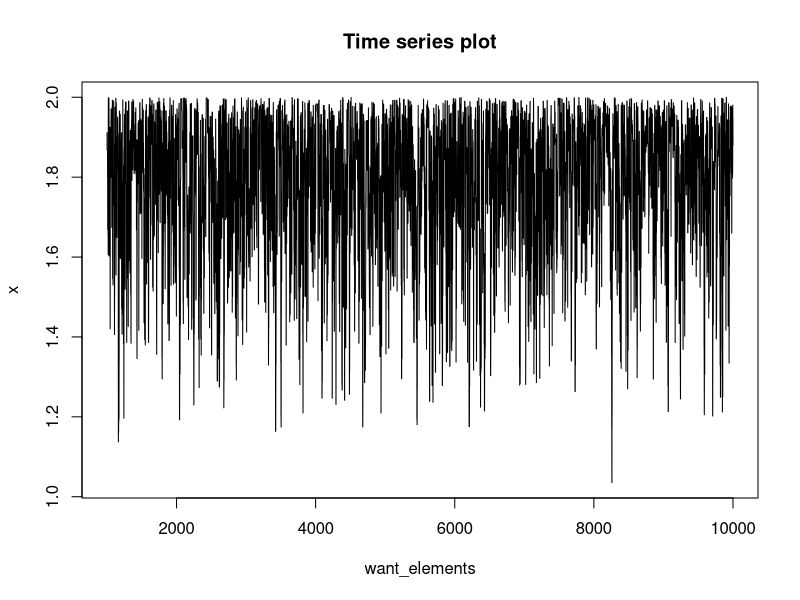
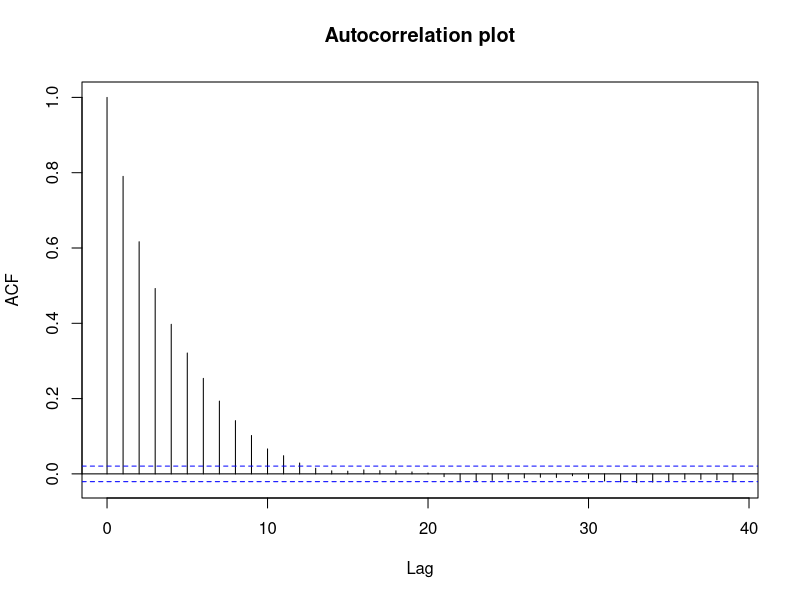

These figures' R source, in order:
# Clear all variables before starting
rm(list = ls())




# SECTION 1 #
#------------------------------------------------------------------------------#
# Defining a function / macro that will facilitate the operations of the
# Metropolis-Hastings algorithm. Parameter definitions
    # n = number of elements of the chain
    # start = initial state of the chain
    # proposal_sd = sigma


# 1.1 - Defining the function / macro 
MetHat <- function(n, start, proposal_sd){
  
    # 1.1a - Create blank vectors
    x <- rep(NA, n)
    accepted <- rep(NA, n)
    
    
    # 1.1b - Initialize the chain
    x[1] <- start
    accepted[1] <- 1
    
    
    # 1.1c - Obtain the elements of the sequence {X^(t)}_{t=2}^n
    for (i in 2:n){
      
      
        # 1.1c1 - Draw a proposed state y from the proposal density 
        #         q(x,.) = N(x_{t-1}, proposal_sd)
        y <- rnorm(1, mean=x[i-1], sd=proposal_sd)
        
        # 1.1c2 - Define f(y)
        if (y >= 1 && y <= 2) fy <- y^2 * (1-y)^2 else fy <- 0
        
        # 1.1c3 - Define f(x)
        if (x[i-1] >= 1 && x[i-1] <= 2) fx <- x[i-1]^2 * (1-x[i-1])^2 else fx <- 0
        
        # 1.1c3 - Define acceptance ratio
        r <- fy / fx
        
        # 1.1c4 - Define the acceptance probability
        aprob <- min(1,r)
        
        # 1.1c5 - Define uniform random variable
        u <- runif(1)
        
        # 1.1c6 - Determine if proposed state is accepted or rejected
        # If acceptance probability >= uniform random variable, accept proposed state
        # If acceptance probability <  uniform random variable, reject proposed state
        if (aprob >= u) x[i] <- y
        if (aprob <  u) x[i] <- x[i-1]
        
        # 1.1c7 - Append result to accepted vector
        # If acceptance probability >= uniform random variable, accept proposed state
        # If acceptance probability <  uniform random variable, reject proposed state
        if (aprob >= u) accepted[i] <- 1
        if (aprob <  u) accepted[i] <- 0
      
    }
    
    # 1.1d - Return list of states and accept-reject occurrences
    return(list(x=x, accepted=accepted))

}



    # There are two outputs of this function / macro:
    # $x        -  A list of all the elements produced in the chain
    # $accepted -  A binary list of whether each proposed state was accepted or 
    #              rejected in each iteration







# SECTION 2 #
#------------------------------------------------------------------------------#
# Running the function / macro produced in the previous section and analyzing results


# 2.1a - Define burn-in and number of elements of the chain to use after the
# burn-in has occurred.
burnin  <- 1000
mcmc    <- 9000



# 2.1b - Running the function / macro defined in the previous section. 
# Results are saved in a list object called MH_Output
set.seed(12345)
MH_Output <- MetHat(burnin + mcmc, start = 1.5, proposal_sd = 0.25)



# 2.1c - Specify the acceptance rate.
acceptance_rate <- mean(MH_Output$accepted)
acceptance_rate



# 2.1d - Create a time series plot of all elements in the chain AFTER the burn-in
want_elements <- (burnin + 1):(burnin + mcmc)
plot(want_elements, MH_Output$x[want_elements], type = "l",
     main = "Time series plot", ylab = "x")



# 2.1e - Create autocorrelation plot of all elements in the chain after the burn-in
acf(MH_Output$x[want_elements], main = "Autocorrelation plot")






# SECTION 3 #
#------------------------------------------------------------------------------#
# Performing simple Monte Carlo integration

# 3.1a - Refining the elements of the chain produced by the Metropolis-Hastings
# algorithm to just the elements after the burn-in
post_burn <- tail(MH_Output$x, mcmc)



# 3.1b - Calculate approximate value of E[X]
g1 <- function(x){ x }
barg1 = sum(g1(post_burn)) / mcmc
barg1

  Expx <- barg1
  Expx
  
  # E[X] \approx 1.789856
  # This is very close to the true value of 1.790


  
# 3.1c - Calculate approximate value of E[X^2]
g2 <- function(x){ x^2 }
barg2 = sum(g2(post_burn)) / mcmc
barg2

  Expx_squared <- barg2
  Expx_squared
  
  # E[X^2] \approx 3.234712
  # This is very close to the true value of 3.235

  
  
  
# 3.1d - Calculate approximate value of Var[X]
  Varx <- Expx_squared - Expx^2
  Varx
  
  # Var[X] \approx 0.03112756
  # This is very close to the true value of 0.0298
